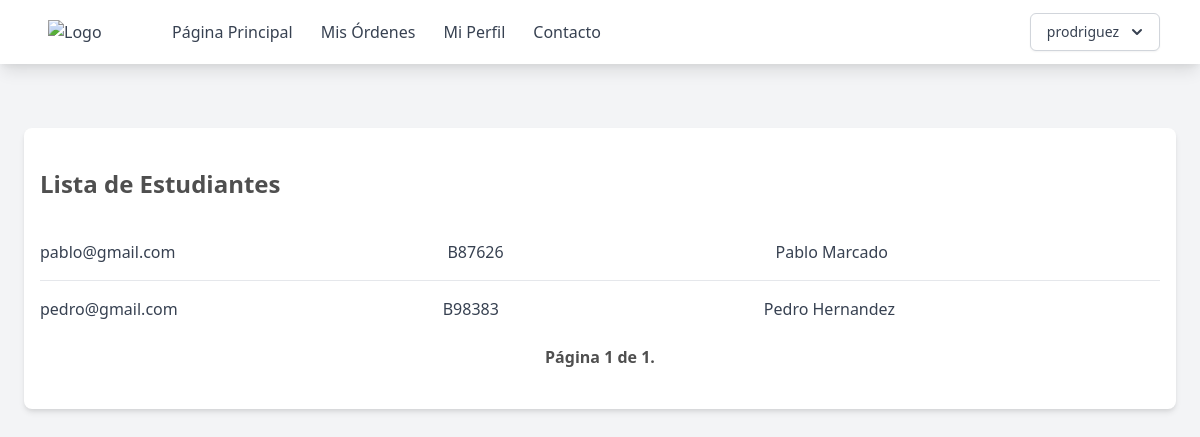
The page /estudiantes (signed in) on the database as committed earlier.
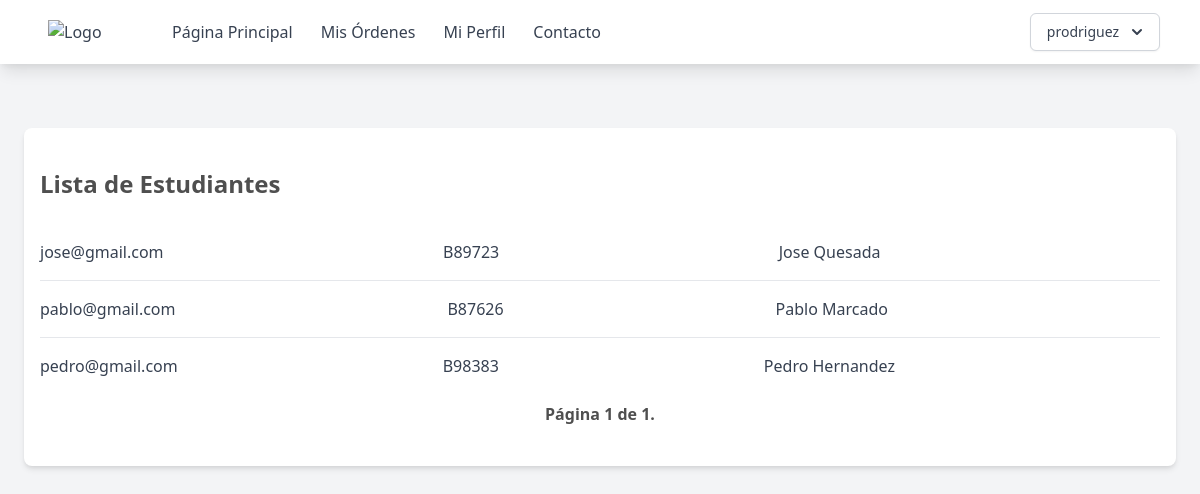
The same page on the database as committed later.
### supply_room/models.py (models this page shows, shortened)
class Users(AbstractUser):
    name = models.CharField(max_length=200)
    email = models.EmailField(unique=True)
    role = models.CharField(max_length=200, choices=ROLE_CHOICES, default="student")
    student_id = models.CharField(max_length=200, null=True, blank=True)
    username = models.CharField(max_length=50, null=True)
    groups = models.ManyToManyField(
        "ClassGroups", related_name="group_student", blank=True
    )
    orders = models.ManyToManyField("Order", related_name="order_student", blank=True)
    objects = CustomUserManager()
    USERNAME_FIELD = "email"
    REQUIRED_FIELDS = ["name", "role"]

### supply_room/views.py (the view)
class StudentList(AdminOrTeacherRoleCheck, ListView):
    model = Users
    paginate_by = 10
    def get_queryset(self, *args, **kwargs):
        qs = super(StudentList, self).get_queryset(*args, **kwargs)
        qs = qs.filter(role="student")
        qs = qs.order_by("name")
        return qs

### supply_room/utils.py (called while the page is built)
    def test_func(self):
        print(self.request.user.role)
        return self.request.user.role == 'admin' or self.request.user.role == 'teacher'

### templates/page/estudiantes.html (shortened to what this page needs)
{% extends "base.html" %} {% block content %}
<div class="max-w-6xl mx-auto px-4 py-8 bg-white rounded-lg shadow-md mt-16">
    <div class="flex justify-between items-center mb-4">
        <h2 class="text-2xl font-bold py-2">Lista de Estudiantes</h2>
    </div>
    <ul class="divide-y divide-gray-200">
        {% for object in object_list %}
        <li class="py-4">
            <div class="flex justify-between items-center">
                <div class="text-gray-700">{{ object.email }}
                </div>
                <div class="text-gray-700">
                    {{ object.student_id }}
                </div>
                <div class="text-gray-700">
                    {{ object.name }}</div>
            </div>
        </li>
        {% empty %}
        <li class="py-4 text-center text-gray-500">No objects yet.</li>
        {% endfor %}
    </ul>
    <div class="pagination ">
    <div class="step-links flex w-full justify-between items-center p-2">
        <span class="current font-bold mx-4">
            Página {{ page_obj.number }} de {{ page_obj.paginator.num_pages }}.
        </span>
    </div>
</div>
</div>
{% endblock %}

Rows that differ between the two databases and show on the page:
added Users: email "jose@gmail.com", student_id "B89723", name "Jose Quesada"
